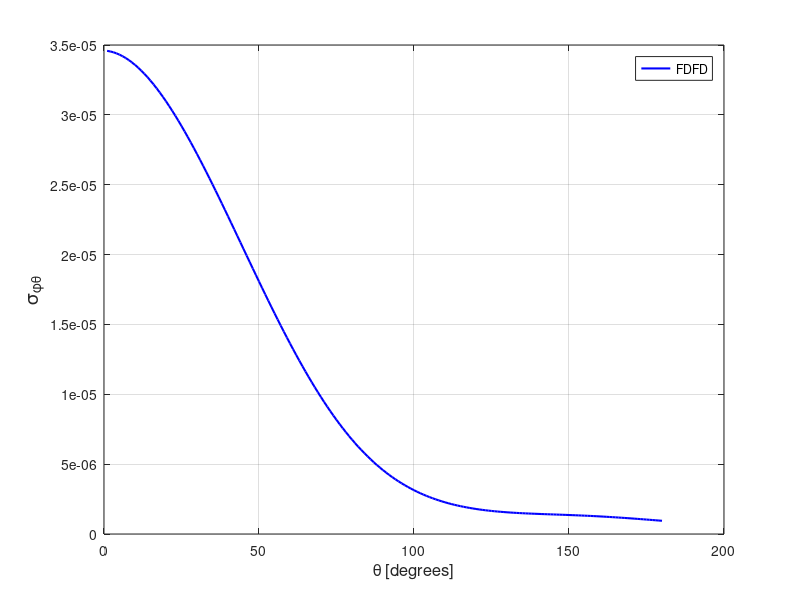

The MATLAB script that drew this image:
spt = [ 
    1  0.34581073E-04
    2  0.34540863E-04
    3  0.34481713E-04
    4  0.34404511E-04
    5  0.34309309E-04
    6  0.34196695E-04
    7  0.34066819E-04
    8  0.33919925E-04
    9  0.33756576E-04
   10  0.33576915E-04
   11  0.33381075E-04
   12  0.33169879E-04
   13  0.32943528E-04
   14  0.32702206E-04
   15  0.32446973E-04
   16  0.32177453E-04
   17  0.31894459E-04
   18  0.31598833E-04
   19  0.31290099E-04
   20  0.30969739E-04
   21  0.30637035E-04
   22  0.30293313E-04
   23  0.29939509E-04
   24  0.29575032E-04
   25  0.29200390E-04
   26  0.28816481E-04
   27  0.28423858E-04
   28  0.28023152E-04
   29  0.27614340E-04
   30  0.27197839E-04
   31  0.26775060E-04
   32  0.26345551E-04
   33  0.25910682E-04
   34  0.25469995E-04
   35  0.25024530E-04
   36  0.24574452E-04
   37  0.24120487E-04
   38  0.23662365E-04
   39  0.23202618E-04
   40  0.22739159E-04
   41  0.22274460E-04
   42  0.21807940E-04
   43  0.21339940E-04
   44  0.20871019E-04
   45  0.20402811E-04
   46  0.19934303E-04
   47  0.19467056E-04
   48  0.19000807E-04
   49  0.18535848E-04
   50  0.18072698E-04
   51  0.17612336E-04
   52  0.17154332E-04
   53  0.16700229E-04
   54  0.16248991E-04
   55  0.15801956E-04
   56  0.15358995E-04
   57  0.14920841E-04
   58  0.14488225E-04
   59  0.14060684E-04
   60  0.13638788E-04
   61  0.13223365E-04
   62  0.12813633E-04
   63  0.12410555E-04
   64  0.12014306E-04
   65  0.11625294E-04
   66  0.11243841E-04
   67  0.10869522E-04
   68  0.10502951E-04
   69  0.10144594E-04
   70  0.97941902E-05
   71  0.94519946E-05
   72  0.91180837E-05
   73  0.87930057E-05
   74  0.84757294E-05
   75  0.81676744E-05
   76  0.78680814E-05
   77  0.75767916E-05
   78  0.72947691E-05
   79  0.70211031E-05
   80  0.67564033E-05
   81  0.65001545E-05
   82  0.62524200E-05
   83  0.60135112E-05
   84  0.57828343E-05
   85  0.55605256E-05
   86  0.53465919E-05
   87  0.51408933E-05
   88  0.49431137E-05
   89  0.47528674E-05
   90  0.45706770E-05
   91  0.43959130E-05
   92  0.42288852E-05
   93  0.40685895E-05
   94  0.39153997E-05
   95  0.37694322E-05
   96  0.36299168E-05
   97  0.34968632E-05
   98  0.33700451E-05
   99  0.32493331E-05
  100  0.31346142E-05
  101  0.30256072E-05
  102  0.29220330E-05
  103  0.28238298E-05
  104  0.27306312E-05
  105  0.26425296E-05
  106  0.25589604E-05
  107  0.24799892E-05
  108  0.24055428E-05
  109  0.23351854E-05
  110  0.22688357E-05
  111  0.22064578E-05
  112  0.21477285E-05
  113  0.20924460E-05
  114  0.20405964E-05
  115  0.19918202E-05
  116  0.19463553E-05
  117  0.19038063E-05
  118  0.18637546E-05
  119  0.18263638E-05
  120  0.17916525E-05
  121  0.17592938E-05
  122  0.17289517E-05
  123  0.17009676E-05
  124  0.16748456E-05
  125  0.16508336E-05
  126  0.16282784E-05
  127  0.16072994E-05
  128  0.15880486E-05
  129  0.15701465E-05
  130  0.15535283E-05
  131  0.15382066E-05
  132  0.15239943E-05
  133  0.15107483E-05
  134  0.14983773E-05
  135  0.14868706E-05
  136  0.14760756E-05
  137  0.14660141E-05
  138  0.14564529E-05
  139  0.14474634E-05
  140  0.14387439E-05
  141  0.14303296E-05
  142  0.14222386E-05
  143  0.14143365E-05
  144  0.14064652E-05
  145  0.13988257E-05
  146  0.13909930E-05
  147  0.13832021E-05
  148  0.13753037E-05
  149  0.13672932E-05
  150  0.13589301E-05
  151  0.13504352E-05
  152  0.13416358E-05
  153  0.13325307E-05
  154  0.13230812E-05
  155  0.13133346E-05
  156  0.13031296E-05
  157  0.12925284E-05
  158  0.12815309E-05
  159  0.12700810E-05
  160  0.12582175E-05
  161  0.12460274E-05
  162  0.12332796E-05
  163  0.12200722E-05
  164  0.12065047E-05
  165  0.11925958E-05
  166  0.11781248E-05
  167  0.11633663E-05
  168  0.11482485E-05
  169  0.11327836E-05
  170  0.11169723E-05
  171  0.11008308E-05
  172  0.10844519E-05
  173  0.10677654E-05
  174  0.10508393E-05
  175  0.10337259E-05
  176  0.10163867E-05
  177  0.99896465E-06
  178  0.98139299E-06
  179  0.96373674E-06
  180  0.94597772E-06
  181  0.92821915E-06
  182  0.91042665E-06
  183  0.89263455E-06
  184  0.87493447E-06
  185  0.85724474E-06
  186  0.83968541E-06
  187  0.82227098E-06
  188  0.80496528E-06
  189  0.78784012E-06
  190  0.77091539E-06
  191  0.75421860E-06
  192  0.73773077E-06
  193  0.72154825E-06
  194  0.70555853E-06
  195  0.68989567E-06
  196  0.67455602E-06
  197  0.65958494E-06
  198  0.64493395E-06
  199  0.63055268E-06
  200  0.61662587E-06
  201  0.60305666E-06
  202  0.58989036E-06
  203  0.57710776E-06
  204  0.56481178E-06
  205  0.55286301E-06
  206  0.54142328E-06
  207  0.53041441E-06
  208  0.51982386E-06
  209  0.50970465E-06
  210  0.50007753E-06
  211  0.49086589E-06
  212  0.48219414E-06
  213  0.47399061E-06
  214  0.46628989E-06
  215  0.45909582E-06
  216  0.45243851E-06
  217  0.44620106E-06
  218  0.44057774E-06
  219  0.43545057E-06
  220  0.43091694E-06
  221  0.42690030E-06
  222  0.42348631E-06
  223  0.42058358E-06
  224  0.41828639E-06
  225  0.41651373E-06
  226  0.41550857E-06
  227  0.41497131E-06
  228  0.41514707E-06
  229  0.41602939E-06
  230  0.41753725E-06
  231  0.41971609E-06
  232  0.42278248E-06
  233  0.42651018E-06
  234  0.43116694E-06
  235  0.43652781E-06
  236  0.44284297E-06
  237  0.45004140E-06
  238  0.45822264E-06
  239  0.46760076E-06
  240  0.47780907E-06
  241  0.48955047E-06
  242  0.50223929E-06
  243  0.51633657E-06
  244  0.53188069E-06
  245  0.54890694E-06
  246  0.56766430E-06
  247  0.58808712E-06
  248  0.61038065E-06
  249  0.63475335E-06
  250  0.66117360E-06
  251  0.68995359E-06
  252  0.72128444E-06
  253  0.75507461E-06
  254  0.79184775E-06
  255  0.83173387E-06
  256  0.87481402E-06
  257  0.92124634E-06
  258  0.97152963E-06
  259  0.10257031E-05
  260  0.10842556E-05
  261  0.11472982E-05
  262  0.12152337E-05
  263  0.12880315E-05
  264  0.13662620E-05
  265  0.14503390E-05
  266  0.15405282E-05
  267  0.16372014E-05
  268  0.17403418E-05
  269  0.18508438E-05
  270  0.19683355E-05
  271  0.20939904E-05
  272  0.22275642E-05
  273  0.23699674E-05
  274  0.25212914E-05
  275  0.26818782E-05
  276  0.28517807E-05
  277  0.30316157E-05
  278  0.32216212E-05
  279  0.34225925E-05
  280  0.36347012E-05
  281  0.38576027E-05
  282  0.40917976E-05
  283  0.43381633E-05
  284  0.45965444E-05
  285  0.48668799E-05
  286  0.51499601E-05
  287  0.54451193E-05
  288  0.57535954E-05
  289  0.60747598E-05
  290  0.64085625E-05
  291  0.67553710E-05
  292  0.71155609E-05
  293  0.74883819E-05
  294  0.78739222E-05
  295  0.82725819E-05
  296  0.86833770E-05
  297  0.91069724E-05
  298  0.95427531E-05
  299  0.99903364E-05
  300  0.10449253E-04
  301  0.10919865E-04
  302  0.11401284E-04
  303  0.11892394E-04
  304  0.12394318E-04
  305  0.12904552E-04
  306  0.13425292E-04
  307  0.13952692E-04
  308  0.14489269E-04
  309  0.15031905E-04
  310  0.15581176E-04
  311  0.16135074E-04
  312  0.16695258E-04
  313  0.17259024E-04
  314  0.17825796E-04
  315  0.18395942E-04
  316  0.18966948E-04
  317  0.19539071E-04
  318  0.20111405E-04
  319  0.20683046E-04
  320  0.21252674E-04
  321  0.21819949E-04
  322  0.22383623E-04
  323  0.22944039E-04
  324  0.23497571E-04
  325  0.24046660E-04
  326  0.24587773E-04
  327  0.25122685E-04
  328  0.25648675E-04
  329  0.26164891E-04
  330  0.26671731E-04
  331  0.27168300E-04
  332  0.27652508E-04
  333  0.28124894E-04
  334  0.28584740E-04
  335  0.29030760E-04
  336  0.29463190E-04
  337  0.29880855E-04
  338  0.30283136E-04
  339  0.30670071E-04
  340  0.31039959E-04
  341  0.31394127E-04
  342  0.31730939E-04
  343  0.32050473E-04
  344  0.32351662E-04
  345  0.32635500E-04
  346  0.32900520E-04
  347  0.33146953E-04
  348  0.33374516E-04
  349  0.33583110E-04
  350  0.33772787E-04
  351  0.33942786E-04
  352  0.34093326E-04
  353  0.34224799E-04
  354  0.34336892E-04
  355  0.34429562E-04
  356  0.34502576E-04
  357  0.34556520E-04
  358  0.34591292E-04
  359  0.34606823E-04
  360  0.34603163E-04
 ]; 
plot(spt(1:180,1),spt(1:180,2),'b-','linewidth',1.5 ); 
grid on 
legend('FDFD');
xlabel('\theta [degrees]','FontSize',12);
ylabel('\sigma_{\phi\theta}','FontSize',14);
